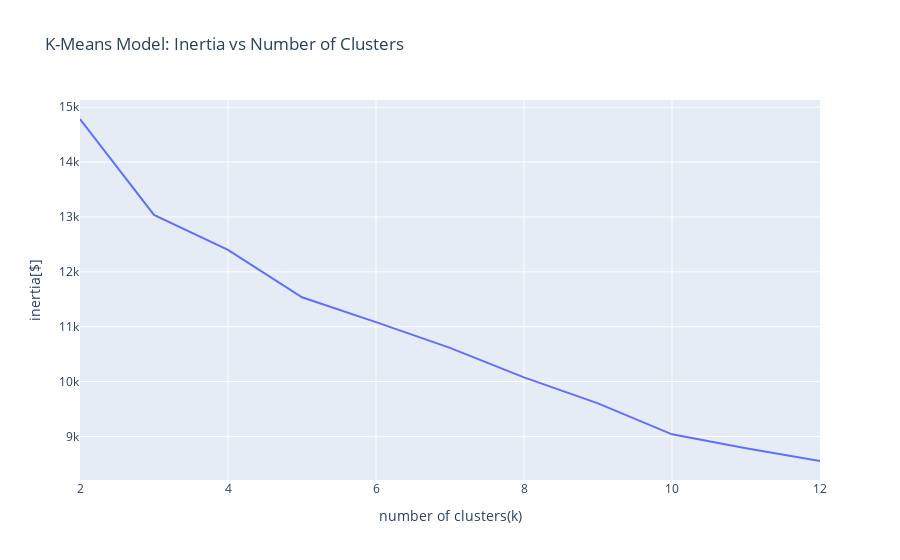

Write notebook code for a chart like this one.
### Code cell
# Create line plot of `inertia_errors` vs `n_clusters`
fig = px.line(
    x=n_clusters,y=inertia_errors,title="K-Means Model: Inertia vs Number of Clusters"
)
fig.update_layout(xaxis_title="number of clusters(k)",yaxis_title="inertia[$]")
fig.show()

### Figure 1 — Plotly figure (JSON) as saved in the notebook; plotly's stock layout.template omitted (floating-point values rounded to 4 significant figures)
{"data": [{"hovertemplate": "x=%{x}<br>y=%{y}<extra></extra>", "legendgroup": "", "line": {"color": "#636efa", "dash": "solid"}, "marker": {"symbol": "circle"}, "mode": "lines", "name": "", "orientation": "v", "showlegend": false, "type": "scatter", "x": [2, 3, 4, 5, 6, 7, 8, 9, 10, 11, 12], "xaxis": "x", "y": [14790.0, 13040.0, 12400.0, 11540.0, 11080.0, 10610.0, 10080.0, 9602.0, 9037.0, 8782.0, 8551.0], "yaxis": "y"}], "layout": {"legend": {"tracegroupgap": 0}, "title": {"text": "K-Means Model: Inertia vs Number of Clusters"}, "xaxis": {"anchor": "y", "domain": [0, 1], "title": {"text": "number of clusters(k)"}}, "yaxis": {"anchor": "x", "domain": [0, 1], "title": {"text": "inertia[$]"}}}}
